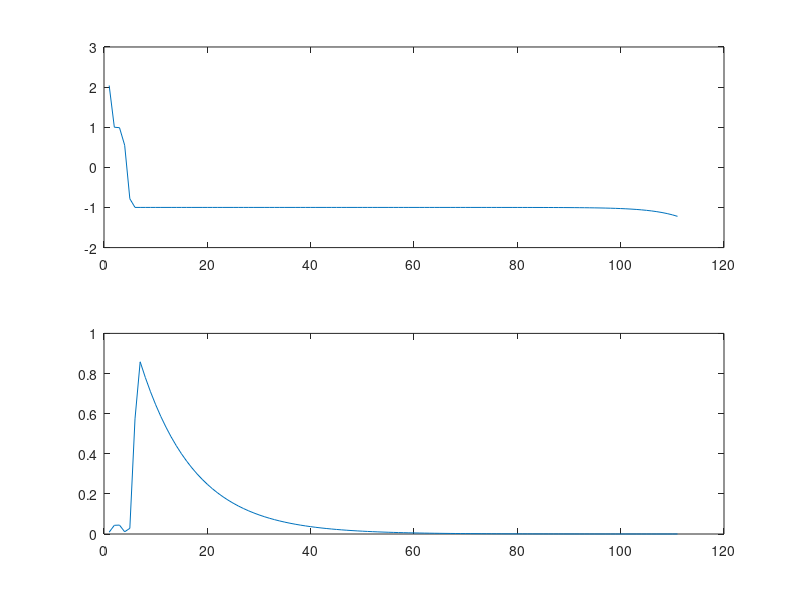

Here is the MATLAB script that generated this plot: (Note: this script raises an error after producing the figure.)
%% npr demo
T1 = [505, 495; 495, 505];
T2 = 0.05*ones(2);
T = [T1, zeros(2); zeros(2), T2];
noi = 0.004*(rand(4)-0.5);
Th = T + noi;
% Th = T;
b = [sqrt(2), 0, sqrt(2), 0]';
epsi = 1e-3;

r0 = zeros(4,1);
iters = 300;
lambda = zeros(iters,1);
err = zeros(iters,1);
rerr = zeros(iters,1);
lambda0 = norm(Th);

for i = 1:iters
    r1 = (Th'*Th + lambda0*eye(size(Th))) \ (Th'*b + lambda0*r0);
    lambda(i) = norm( Th*( r1-r0 ) ) / norm( r1-r0 );
    lambda0 = lambda(i);

    rerr(i) = norm(r1-r0);
    err(i) = norm( Th*r1 - b ); 
    rprev = r0;
    if i > 4
        if abs(rerr(i) - mean(rerr(i-3:i-1))) < epsi && rerr(i) > rerr(i-1)
            break;
        end
    end
    r0 = r1;
end
        
figure;
subplot(2,1,1); plot( log10(lambda(1:i)) );
subplot(2,1,2); plot( rerr(1:i) );
   
%% separation demo
n = 1000;
t = linspace(0,1,n)';
dt = t(2)-t(1);
f1 = 80;
f2 = 65; % 50-65 where delta = 0.6; 60 when delta = 0.01-0.1
delta = 0.6;
A1 = 1.0+0.2*cos(2*pi*t);
A2 = 1.0+0.4*cos(3*pi*t);
MaxIter = 10;

A2 = delta*A2;

phi1 = 2*pi*(f1*t+1*cos(4*pi*t));
phi2 = 2*pi*(f2*t+1*cos(4*pi*t));
s1 = A1.*cos(phi1);
s2 = A2.*cos(phi2);

p01 = 1./((dt*2*pi*(f1-1*sin(4*pi*t)*4*pi)).^2);
p02 = 1./((dt*2*pi*(f2-1*sin(4*pi*t)*4*pi)).^2);
q01 = -0.2*sin(2*pi*t)*2*pi*dt./A1;
q02 = -0.2*sin(3*pi*t)*3*pi*dt./A2;

s0 = s1+s2;

gamma = 0;
lambda = 1;
k0 = 6; M0 = 33;
k1 = 6; M1 = 9;
k2 = 6; M2 = 13;
n1 = 20;
n2 = 6;
wd = 0;
p = zeros(size(s0));
q = p;

v0 = s0;
i = 1;
verr = zeros(MaxIter,1);
while i < MaxIter
    [p,q0,~] = updatePQ(v0,zeros(size(p)),zeros(size(q)),k0,M0,k1,M1,k2,M2,wd,n1,n2,2);
    [~,q,~] = updatePQ(v0,zeros(size(p)),zeros(size(q)),k0,M0,k1,M1,k2,M2,160,n1,n2,2);
    [v,~,~] = nspWithTrueT(s0,p,q0);

    if i == 1
        verr(i) = 1;
    else
        verr(i) = norm( v-v0 ) / norm( s0 );
    end
    
    fprintf( 'SNRs:%.4f\t SNRi:%.4f\t SNRa:%.4f\t vErr:%.5f\n', ...
            snr_compute(s1,v(wd+1:end-wd)), ...
            snr_compute(p01,p(wd+1:end-wd)), ...
            snr_compute(q01,q(wd+1:end-wd)), ...
            verr(i) );
    
    if i > 4 && abs( verr(i) - mean(verr(i-3:i-1)) ) < 1e-2
        break;
    else
        i = i + 1;
        v0 = v;
    end    
end
IA = estimateIA(q,v,50);

figure;
subplot(3,1,1); plot( t, s0 ); title('input signal');
subplot(3,1,2); plot( t, v ); hold on; plot( t, IA, 'r' );
title('1st component and its IA');
subplot(3,1,3); plot( t, 1./sqrt(p01), 'r' ); hold on; plot( t, 1./sqrt(p), 'b--' ); 
axis([0 1 0 1]); title('estimated IF');
